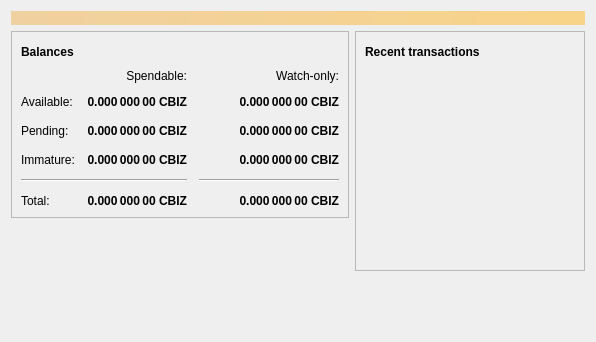
<?xml version="1.0" encoding="UTF-8"?>
<ui version="4.0">
 <class>OverviewPage</class>
 <widget class="QWidget" name="OverviewPage">
  <property name="geometry">
   <rect>
    <x>0</x>
    <y>0</y>
    <width>596</width>
    <height>342</height>
   </rect>
  </property>
  <property name="windowTitle">
   <string>Form</string>
  </property>
  <layout class="QVBoxLayout" name="topLayout">
   <item>
    <widget class="QLabel" name="labelAlerts">
     <property name="visible">
      <bool>false</bool>
     </property>
     <property name="styleSheet">
      <string notr="true">QLabel { background-color: qlineargradient(x1: 0, y1: 0, x2: 1, y2: 0, stop:0 #F0D0A0, stop:1 #F8D488); color:#000000; }</string>
     </property>
     <property name="wordWrap">
      <bool>true</bool>
     </property>
     <property name="margin">
      <number>3</number>
     </property>
     <property name="textInteractionFlags">
      <set>Qt::TextSelectableByMouse</set>
     </property>
    </widget>
   </item>
   <item>
    <layout class="QHBoxLayout" name="horizontalLayout" stretch="1,1">
     <item>
      <layout class="QVBoxLayout" name="verticalLayout_2">
       <item>
        <widget class="QFrame" name="frame">
         <property name="frameShape">
          <enum>QFrame::StyledPanel</enum>
         </property>
         <property name="frameShadow">
          <enum>QFrame::Raised</enum>
         </property>
         <layout class="QVBoxLayout" name="verticalLayout_4">
          <item>
           <layout class="QHBoxLayout" name="horizontalLayout_4">
            <item>
             <widget class="QLabel" name="label_5">
              <property name="font">
               <font>
                <weight>75</weight>
                <bold>true</bold>
               </font>
              </property>
              <property name="text">
               <string>Balances</string>
              </property>
             </widget>
            </item>
            <item>
             <widget class="QPushButton" name="labelWalletStatus">
              <property name="enabled">
               <bool>true</bool>
              </property>
              <property name="maximumSize">
               <size>
                <width>30</width>
                <height>16777215</height>
               </size>
              </property>
              <property name="toolTip">
               <string>The displayed information may be out of date. Your wallet automatically synchronizes with the CoreBizCoin network after a connection is established, but this process has not completed yet.</string>
              </property>
              <property name="text">
               <string/>
              </property>
              <property name="icon">
               <iconset resource="../bitcoin.qrc">
                <normaloff>:/icons/warning</normaloff>
                <disabledoff>:/icons/warning</disabledoff>:/icons/warning</iconset>
              </property>
              <property name="iconSize">
               <size>
                <width>24</width>
                <height>24</height>
               </size>
              </property>
              <property name="flat">
               <bool>true</bool>
              </property>
             </widget>
            </item>
            <item>
             <spacer name="horizontalSpacer_3">
              <property name="orientation">
               <enum>Qt::Horizontal</enum>
              </property>
              <property name="sizeHint" stdset="0">
               <size>
                <width>40</width>
                <height>20</height>
               </size>
              </property>
             </spacer>
            </item>
           </layout>
          </item>
          <item>
           <layout class="QGridLayout" name="gridLayout">
            <property name="spacing">
             <number>12</number>
            </property>
            <item row="2" column="2">
             <widget class="QLabel" name="labelWatchPending">
              <property name="font">
               <font>
                <weight>75</weight>
                <bold>true</bold>
               </font>
              </property>
              <property name="cursor">
               <cursorShape>IBeamCursor</cursorShape>
              </property>
              <property name="toolTip">
               <string>Unconfirmed transactions to watch-only addresses</string>
              </property>
              <property name="text">
               <string notr="true">0.000 000 00 CBIZ</string>
              </property>
              <property name="alignment">
               <set>Qt::AlignRight|Qt::AlignTrailing|Qt::AlignVCenter</set>
              </property>
              <property name="textInteractionFlags">
               <set>Qt::LinksAccessibleByMouse|Qt::TextSelectableByKeyboard|Qt::TextSelectableByMouse</set>
              </property>
             </widget>
            </item>
            <item row="2" column="1">
             <widget class="QLabel" name="labelUnconfirmed">
              <property name="font">
               <font>
                <weight>75</weight>
                <bold>true</bold>
               </font>
              </property>
              <property name="cursor">
               <cursorShape>IBeamCursor</cursorShape>
              </property>
              <property name="toolTip">
               <string>Total of transactions that have yet to be confirmed, and do not yet count toward the spendable balance</string>
              </property>
              <property name="text">
               <string notr="true">0.000 000 00 CBIZ</string>
              </property>
              <property name="alignment">
               <set>Qt::AlignRight|Qt::AlignTrailing|Qt::AlignVCenter</set>
              </property>
              <property name="textInteractionFlags">
               <set>Qt::LinksAccessibleByMouse|Qt::TextSelectableByKeyboard|Qt::TextSelectableByMouse</set>
              </property>
             </widget>
            </item>
            <item row="3" column="2">
             <widget class="QLabel" name="labelWatchImmature">
              <property name="font">
               <font>
                <weight>75</weight>
                <bold>true</bold>
               </font>
              </property>
              <property name="cursor">
               <cursorShape>IBeamCursor</cursorShape>
              </property>
              <property name="toolTip">
               <string>Mined balance in watch-only addresses that has not yet matured</string>
              </property>
              <property name="text">
               <string notr="true">0.000 000 00 CBIZ</string>
              </property>
              <property name="alignment">
               <set>Qt::AlignRight|Qt::AlignTrailing|Qt::AlignVCenter</set>
              </property>
              <property name="textInteractionFlags">
               <set>Qt::LinksAccessibleByMouse|Qt::TextSelectableByKeyboard|Qt::TextSelectableByMouse</set>
              </property>
             </widget>
            </item>
            <item row="4" column="0" colspan="2">
             <widget class="Line" name="line">
              <property name="orientation">
               <enum>Qt::Horizontal</enum>
              </property>
             </widget>
            </item>
            <item row="4" column="2">
             <widget class="Line" name="lineWatchBalance">
              <property name="sizePolicy">
               <sizepolicy hsizetype="Preferred" vsizetype="Fixed">
                <horstretch>0</horstretch>
                <verstretch>0</verstretch>
               </sizepolicy>
              </property>
              <property name="minimumSize">
               <size>
                <width>140</width>
                <height>0</height>
               </size>
              </property>
              <property name="orientation">
               <enum>Qt::Horizontal</enum>
              </property>
             </widget>
            </item>
            <item row="5" column="0">
             <widget class="QLabel" name="labelTotalText">
              <property name="text">
               <string>Total:</string>
              </property>
             </widget>
            </item>
            <item row="3" column="1">
             <widget class="QLabel" name="labelImmature">
              <property name="font">
               <font>
                <weight>75</weight>
                <bold>true</bold>
               </font>
              </property>
              <property name="cursor">
               <cursorShape>IBeamCursor</cursorShape>
              </property>
              <property name="toolTip">
               <string>Mined balance that has not yet matured</string>
              </property>
              <property name="text">
               <string notr="true">0.000 000 00 CBIZ</string>
              </property>
              <property name="alignment">
               <set>Qt::AlignRight|Qt::AlignTrailing|Qt::AlignVCenter</set>
              </property>
              <property name="textInteractionFlags">
               <set>Qt::LinksAccessibleByMouse|Qt::TextSelectableByKeyboard|Qt::TextSelectableByMouse</set>
              </property>
             </widget>
            </item>
            <item row="2" column="3">
             <spacer name="horizontalSpacer_2">
              <property name="orientation">
               <enum>Qt::Horizontal</enum>
              </property>
              <property name="sizeHint" stdset="0">
               <size>
                <width>40</width>
                <height>20</height>
               </size>
              </property>
             </spacer>
            </item>
            <item row="3" column="0">
             <widget class="QLabel" name="labelImmatureText">
              <property name="text">
               <string>Immature:</string>
              </property>
             </widget>
            </item>
            <item row="5" column="1">
             <widget class="QLabel" name="labelTotal">
              <property name="font">
               <font>
                <weight>75</weight>
                <bold>true</bold>
               </font>
              </property>
              <property name="cursor">
               <cursorShape>IBeamCursor</cursorShape>
              </property>
              <property name="toolTip">
               <string>Your current total balance</string>
              </property>
              <property name="text">
               <string notr="true">0.000 000 00 CBIZ</string>
              </property>
              <property name="alignment">
               <set>Qt::AlignRight|Qt::AlignTrailing|Qt::AlignVCenter</set>
              </property>
              <property name="textInteractionFlags">
               <set>Qt::LinksAccessibleByMouse|Qt::TextSelectableByKeyboard|Qt::TextSelectableByMouse</set>
              </property>
             </widget>
            </item>
            <item row="5" column="2">
             <widget class="QLabel" name="labelWatchTotal">
              <property name="font">
               <font>
                <weight>75</weight>
                <bold>true</bold>
               </font>
              </property>
              <property name="cursor">
               <cursorShape>IBeamCursor</cursorShape>
              </property>
              <property name="toolTip">
               <string>Current total balance in watch-only addresses</string>
              </property>
              <property name="text">
               <string notr="true">0.000 000 00 CBIZ</string>
              </property>
              <property name="alignment">
               <set>Qt::AlignRight|Qt::AlignTrailing|Qt::AlignVCenter</set>
              </property>
              <property name="textInteractionFlags">
               <set>Qt::LinksAccessibleByMouse|Qt::TextSelectableByKeyboard|Qt::TextSelectableByMouse</set>
              </property>
             </widget>
            </item>
            <item row="0" column="2">
             <widget class="QLabel" name="labelWatchonly">
              <property name="text">
               <string>Watch-only:</string>
              </property>
              <property name="alignment">
               <set>Qt::AlignRight|Qt::AlignTrailing|Qt::AlignVCenter</set>
              </property>
             </widget>
            </item>
            <item row="1" column="0">
             <widget class="QLabel" name="labelBalanceText">
              <property name="text">
               <string>Available:</string>
              </property>
             </widget>
            </item>
            <item row="1" column="1">
             <widget class="QLabel" name="labelBalance">
              <property name="font">
               <font>
                <weight>75</weight>
                <bold>true</bold>
               </font>
              </property>
              <property name="cursor">
               <cursorShape>IBeamCursor</cursorShape>
              </property>
              <property name="toolTip">
               <string>Your current spendable balance</string>
              </property>
              <property name="text">
               <string notr="true">0.000 000 00 CBIZ</string>
              </property>
              <property name="alignment">
               <set>Qt::AlignRight|Qt::AlignTrailing|Qt::AlignVCenter</set>
              </property>
              <property name="textInteractionFlags">
               <set>Qt::LinksAccessibleByMouse|Qt::TextSelectableByKeyboard|Qt::TextSelectableByMouse</set>
              </property>
             </widget>
            </item>
            <item row="1" column="2">
             <widget class="QLabel" name="labelWatchAvailable">
              <property name="font">
               <font>
                <weight>75</weight>
                <bold>true</bold>
               </font>
              </property>
              <property name="cursor">
               <cursorShape>IBeamCursor</cursorShape>
              </property>
              <property name="toolTip">
               <string>Your current balance in watch-only addresses</string>
              </property>
              <property name="text">
               <string notr="true">0.000 000 00 CBIZ</string>
              </property>
              <property name="alignment">
               <set>Qt::AlignRight|Qt::AlignTrailing|Qt::AlignVCenter</set>
              </property>
              <property name="textInteractionFlags">
               <set>Qt::LinksAccessibleByMouse|Qt::TextSelectableByKeyboard|Qt::TextSelectableByMouse</set>
              </property>
             </widget>
            </item>
            <item row="2" column="0">
             <widget class="QLabel" name="labelPendingText">
              <property name="text">
               <string>Pending:</string>
              </property>
             </widget>
            </item>
            <item row="0" column="1">
             <widget class="QLabel" name="labelSpendable">
              <property name="text">
               <string>Spendable:</string>
              </property>
              <property name="alignment">
               <set>Qt::AlignRight|Qt::AlignTrailing|Qt::AlignVCenter</set>
              </property>
             </widget>
            </item>
           </layout>
          </item>
         </layout>
        </widget>
       </item>
       <item>
        <spacer name="verticalSpacer">
         <property name="orientation">
          <enum>Qt::Vertical</enum>
         </property>
         <property name="sizeHint" stdset="0">
          <size>
           <width>20</width>
           <height>40</height>
          </size>
         </property>
        </spacer>
       </item>
      </layout>
     </item>
     <item>
      <layout class="QVBoxLayout" name="verticalLayout_3">
       <item>
        <widget class="QFrame" name="frame_2">
         <property name="frameShape">
          <enum>QFrame::StyledPanel</enum>
         </property>
         <property name="frameShadow">
          <enum>QFrame::Raised</enum>
         </property>
         <layout class="QVBoxLayout" name="verticalLayout">
          <item>
           <layout class="QHBoxLayout" name="horizontalLayout_2">
            <item>
             <widget class="QLabel" name="label_4">
              <property name="font">
               <font>
                <weight>75</weight>
                <bold>true</bold>
               </font>
              </property>
              <property name="text">
               <string>Recent transactions</string>
              </property>
             </widget>
            </item>
            <item>
             <widget class="QPushButton" name="labelTransactionsStatus">
              <property name="enabled">
               <bool>true</bool>
              </property>
              <property name="maximumSize">
               <size>
                <width>30</width>
                <height>16777215</height>
               </size>
              </property>
              <property name="toolTip">
               <string>The displayed information may be out of date. Your wallet automatically synchronizes with the CoreBizCoin network after a connection is established, but this process has not completed yet.</string>
              </property>
              <property name="text">
               <string/>
              </property>
              <property name="icon">
               <iconset resource="../bitcoin.qrc">
                <normaloff>:/icons/warning</normaloff>
                <disabledoff>:/icons/warning</disabledoff>:/icons/warning</iconset>
              </property>
              <property name="iconSize">
               <size>
                <width>24</width>
                <height>24</height>
               </size>
              </property>
              <property name="flat">
               <bool>true</bool>
              </property>
             </widget>
            </item>
            <item>
             <spacer name="horizontalSpacer">
              <property name="orientation">
               <enum>Qt::Horizontal</enum>
              </property>
              <property name="sizeHint" stdset="0">
               <size>
                <width>40</width>
                <height>20</height>
               </size>
              </property>
             </spacer>
            </item>
           </layout>
          </item>
          <item>
           <widget class="QListView" name="listTransactions">
            <property name="styleSheet">
             <string notr="true">QListView { background: transparent; }</string>
            </property>
            <property name="frameShape">
             <enum>QFrame::NoFrame</enum>
            </property>
            <property name="verticalScrollBarPolicy">
             <enum>Qt::ScrollBarAlwaysOff</enum>
            </property>
            <property name="horizontalScrollBarPolicy">
             <enum>Qt::ScrollBarAlwaysOff</enum>
            </property>
            <property name="selectionMode">
             <enum>QAbstractItemView::NoSelection</enum>
            </property>
           </widget>
          </item>
         </layout>
        </widget>
       </item>
       <item>
        <spacer name="verticalSpacer_2">
         <property name="orientation">
          <enum>Qt::Vertical</enum>
         </property>
         <property name="sizeHint" stdset="0">
          <size>
           <width>20</width>
           <height>40</height>
          </size>
         </property>
        </spacer>
       </item>
      </layout>
     </item>
    </layout>
   </item>
  </layout>
 </widget>
 <resources/>
 <connections/>
</ui>
